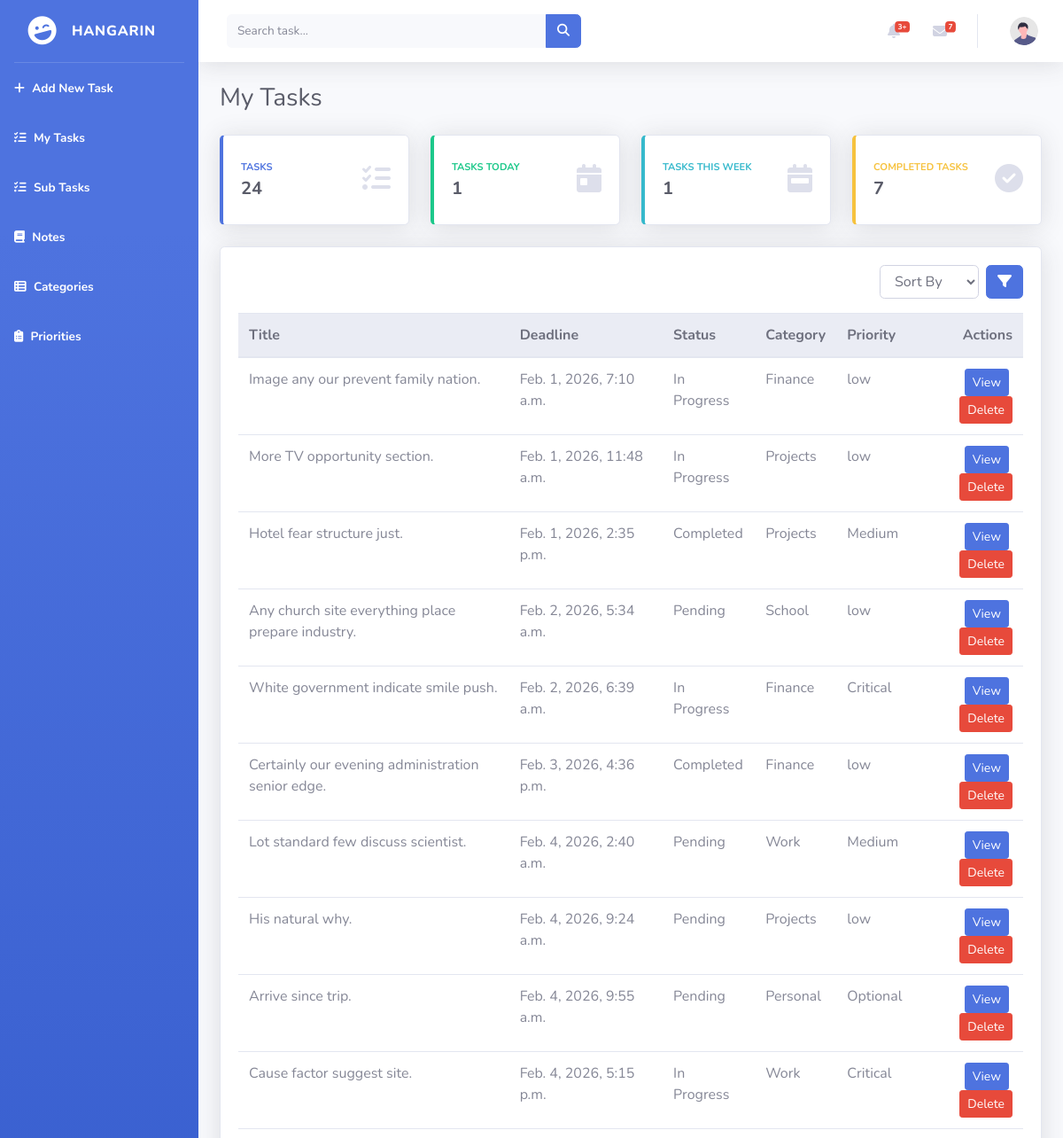
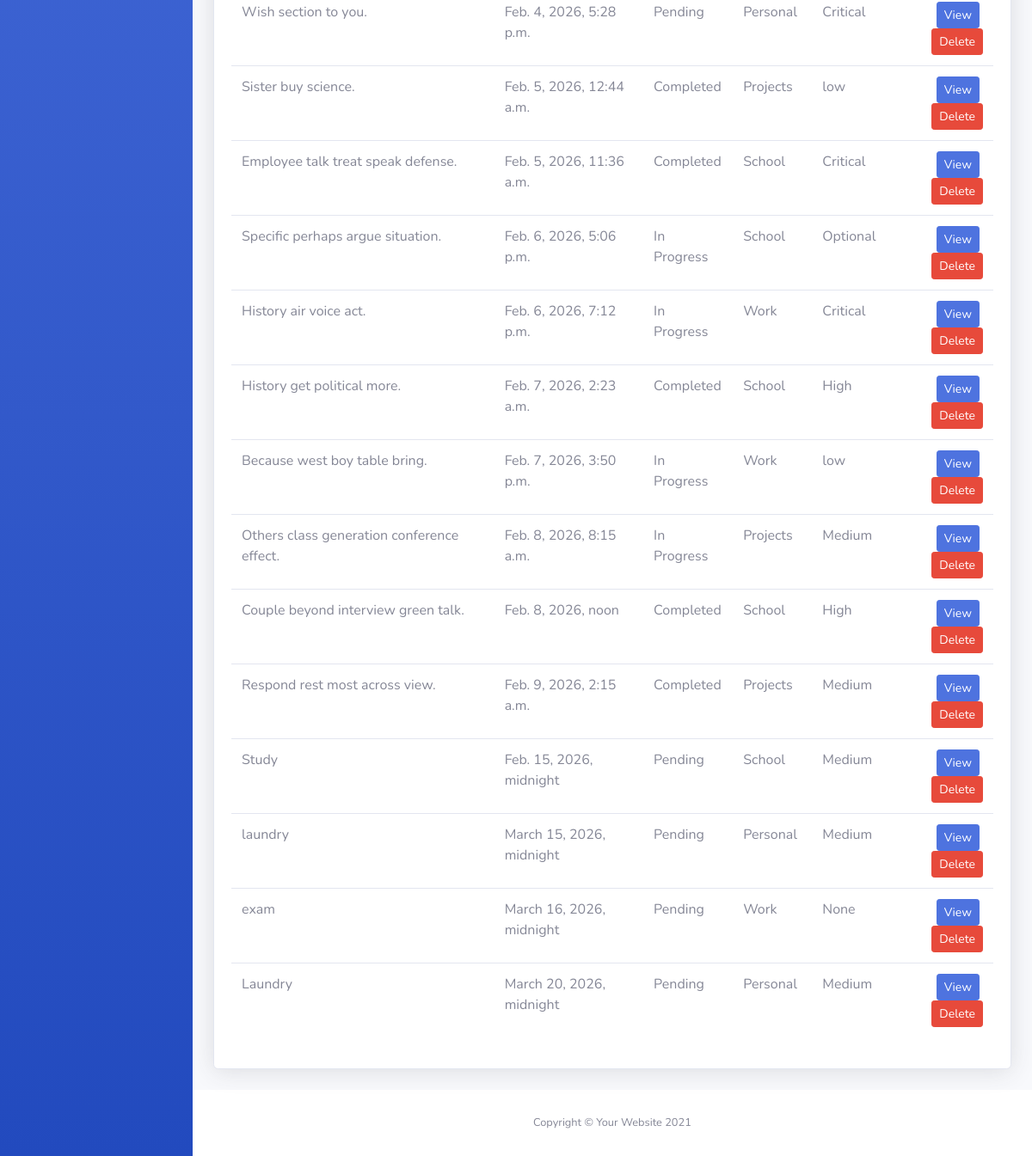
The page / on the database its author committed (2 pictures, top to bottom).
### tasks/models.py (models this page shows, shortened)
class BaseModel(models.Model):
    created_at = models.DateTimeField(auto_now_add=True)
    updated_at = models.DateTimeField(auto_now=True)
    class Meta:
        abstract = True

class Task(BaseModel):
    STATUS_CHOICES = [
        ("Pending", "Pending"),
        ("In Progress", "In Progress"),
        ("Completed", "Completed"),
    ]
    title = models.CharField(max_length=200)
    description = models.TextField()
    deadline = models.DateTimeField()
    status = models.CharField(
        max_length=50,
        choices=STATUS_CHOICES,
        default="Pending"
    )
    category = models.ForeignKey(Category, on_delete=models.CASCADE)
    priority = models.ForeignKey(Priority, on_delete=models.CASCADE, null=True, blank=True)

class Category(models.Model):
    name = models.CharField(max_length=100)
    class Meta:
        verbose_name = "Category"
        verbose_name_plural = "Categories"
    def __str__(self):
        return self.name

class Priority(models.Model):
    name = models.CharField(max_length=100)
    class Meta:
        verbose_name = "Priority"
        verbose_name_plural = "Priorities"
    def __str__(self):
        return self.name

### tasks/views.py (the view)
# urls.py: path('', TaskListView.as_view(), name='task-list'),
class TaskListView(ListView):
    model = Task
    template_name = 'tasks_list.html'
    context_object_name = 'tasks'
    def get_queryset(self):
        qs = super().get_queryset()
        query = self.request.GET.get("q")
        if query:
            qs = qs.filter(
                Q(title__icontains=query) |
                Q(description__icontains=query)
            )
        return qs
    def get_context_data(self, **kwargs):
        context = super().get_context_data(**kwargs)
        context["total_tasks"] = Task.objects.count()
        today = timezone.now().date()
        start_week = today - timedelta(days=today.weekday())
        end_week = start_week + timedelta(days=6)
        count = Task.objects.filter(
            deadline__range=(start_week, end_week)
        ).count()
        tasks_today = Task.objects.filter(
            deadline__date=today
        ).count()
        context["tasks_today"] = tasks_today
        context["tasks_this_week"] = count
        completed_tasks = Task.objects.filter(
            status='Completed'
        ).count()
        context["completed_tasks"] = completed_tasks
        return context
    def get_ordering(self):
        allowed = ['deadline', 'status', 'category__name', 'priority__name']
        sort_by = self.request.GET.get('sort_by')
        if sort_by in allowed:
            return sort_by
        return 'deadline'

### templates/tasks_list.html (shortened to what this page needs)
{% extends 'base.html' %}
{% load static %}
{% block content %}
<div class="container-fluid">
    <div class="d-sm-flex align-items-center justify-content-between mb-4">
        <h1 class="h3 mb-0 text-gray-800">My Tasks</h1>
    </div>
    <div class="row">
        <div class="col-xl-3 col-md-6 mb-4">
            <div class="card border-left-primary shadow h-100 py-2">
                <div class="card-body">
                    <div class="row no-gutters align-items-center">
                        <div class="col mr-2">
                            <div class="text-xs font-weight-bold text-primary text-uppercase mb-1">
                                Tasks
                            </div>
                            <div class="h5 mb-0 font-weight-bold text-gray-800">
                                {{ total_tasks }}
                            </div>
                        </div>
                        <div class="col-auto">
                            <i class="fas fa-tasks fa-2x text-gray-300"></i>
                        </div>
                    </div>
                </div>
            </div>
        </div>
        <div class="col-xl-3 col-md-6 mb-4">
            <div class="card border-left-success shadow h-100 py-2">
                <div class="card-body">
                    <div class="row no-gutters align-items-center">
                        <div class="col mr-2">
                            <div class="text-xs font-weight-bold text-success text-uppercase mb-1">
                                Tasks Today
                            </div>
                            <div class="h5 mb-0 font-weight-bold text-gray-800">
                                {{ tasks_today }}
                            </div>
                        </div>
                        <div class="col-auto">
                            <i class="fas fa-calendar-day fa-2x text-gray-300"></i>
                        </div>
                    </div>
                </div>
            </div>
        </div>
        <div class="col-xl-3 col-md-6 mb-4">
            <div class="card border-left-info shadow h-100 py-2">
                <div class="card-body">
                    <div class="row no-gutters align-items-center">
                        <div class="col mr-2">
                            <div class="text-xs font-weight-bold text-info text-uppercase mb-1">
                                Tasks This Week
                            </div>
                            <div class="h5 mb-0 font-weight-bold text-gray-800">
                                {{ tasks_this_week }}
                            </div>
                        </div>
                        <div class="col-auto">
                            <i class="fas fa-calendar-week fa-2x text-gray-300"></i>
                        </div>
                    </div>
                </div>
            </div>
        </div>
        <div class="col-xl-3 col-md-6 mb-4">
            <div class="card border-left-warning shadow h-100 py-2">
                <div class="card-body">
                    <div class="row no-gutters align-items-center">
                        <div class="col mr-2">
                            <div class="text-xs font-weight-bold text-warning text-uppercase mb-1">
                                Completed Tasks
                            </div>
                            <div class="h5 mb-0 font-weight-bold text-gray-800">
                                {{ completed_tasks }}
                            </div>
                        </div>
                        <div class="col-auto">
                            <i class="fas fa-check-circle fa-2x text-gray-300"></i>
                        </div>
                    </div>
                </div>
            </div>
        </div>
    </div>
    <div class="card shadow mb-4">
        <div class="card-body">
            <div class="d-flex justify-content-end mb-3">
                <form method="GET" action="{% url 'task-list' %}" class="form-inline">
                    <select name="sort_by" class="form-control mr-2">
                        <option value="">Sort By</option>
                    </select>
                    <button class="btn btn-primary" type="submit">
                        <i class="fas fa-filter"></i>
                    </button>
                </form>
            </div>
            <div class="table-responsive">
                <table class="table table-hover" width="100%" cellspacing="0">
                    <thead class="thead-light">
                        <tr>
                            <th>Title</th>
                            <th>Deadline</th>
                            <th>Status</th>
                            <th>Category</th>
                            <th>Priority</th>
                            <th class="text-right">Actions</th>
                        </tr>
                    </thead>
                    <tbody>
                        {% for object in object_list %}
                        <tr>
                            <td>{{ object.title }}</td>
                            <td>{{ object.deadline }}</td>
                            <td>{{ object.status }}</td>
                            <td>{{ object.category }}</td>
                            <td>{{ object.priority }}</td>
                            <td class="text-right">
                                <a href="task_list/{{ object.id }}"
                                   class="btn btn-primary btn-sm mr-1">
                                   View
                                </a>
                                <a href="task_list/{{ object.id }}/delete"
                                   class="btn btn-danger btn-sm">
                                   Delete
                                </a>
                            </td>
                        </tr>
                        {% endfor %}
                    </tbody>
                </table>
            </div>
        </div>
    </div>
</div>
{% endblock %}

### rows shown on the page
Task: title "Image any our prevent family nation.", deadline "Feb. 1, 2026, 7:10 a.m.", status "In Progress", category "Finance", priority "low"
Task: title "More TV opportunity section.", deadline "Feb. 1, 2026, 11:48 a.m.", status "In Progress", category "Projects", priority "low"
Task: title "Hotel fear structure just.", deadline "Feb. 1, 2026, 2:35 p.m.", status "Completed", category "Projects", priority "Medium"
Task: title "Any church site everything place prepare industry.", deadline "Feb. 2, 2026, 5:34 a.m.", status "Pending", category "School", priority "low"
Task: title "White government indicate smile push.", deadline "Feb. 2, 2026, 6:39 a.m.", status "In Progress", category "Finance", priority "Critical"
Task: title "Certainly our evening administration senior edge.", deadline "Feb. 3, 2026, 4:36 p.m.", status "Completed", category "Finance", priority "low"
Task: title "Lot standard few discuss scientist.", deadline "Feb. 4, 2026, 2:40 a.m.", status "Pending", category "Work", priority "Medium"
Task: title "His natural why.", deadline "Feb. 4, 2026, 9:24 a.m.", status "Pending", category "Projects", priority "low"
Task: title "Arrive since trip.", deadline "Feb. 4, 2026, 9:55 a.m.", status "Pending", category "Personal", priority "Optional"
Task: title "Cause factor suggest site.", deadline "Feb. 4, 2026, 5:15 p.m.", status "In Progress", category "Work", priority "Critical"
Task: title "Wish section to you.", deadline "Feb. 4, 2026, 5:28 p.m.", status "Pending", category "Personal", priority "Critical"
Task: title "Sister buy science.", deadline "Feb. 5, 2026, 12:44 a.m.", status "Completed", category "Projects", priority "low"
Task: title "Employee talk treat speak defense.", deadline "Feb. 5, 2026, 11:36 a.m.", status "Completed", category "School", priority "Critical"
Task: title "Specific perhaps argue situation.", deadline "Feb. 6, 2026, 5:06 p.m.", status "In Progress", category "School", priority "Optional"
Task: title "History air voice act.", deadline "Feb. 6, 2026, 7:12 p.m.", status "In Progress", category "Work", priority "Critical"
Task: title "History get political more.", deadline "Feb. 7, 2026, 2:23 a.m.", status "Completed", category "School", priority "High"
Task: title "Because west boy table bring.", deadline "Feb. 7, 2026, 3:50 p.m.", status "In Progress", category "Work", priority "low"
Task: title "Others class generation conference effect.", deadline "Feb. 8, 2026, 8:15 a.m.", status "In Progress", category "Projects", priority "Medium"
Task: title "Couple beyond interview green talk.", deadline "Feb. 8, 2026, noon", status "Completed", category "School", priority "High"
Task: title "Respond rest most across view.", deadline "Feb. 9, 2026, 2:15 a.m.", status "Completed", category "Projects", priority "Medium"
Task: title "Study", deadline "Feb. 15, 2026, midnight", status "Pending", category "School", priority "Medium"
Task: title "laundry", deadline "March 15, 2026, midnight", status "Pending", category "Personal", priority "Medium"
Task: title "exam", deadline "March 16, 2026, midnight", status "Pending", category "Work", priority "None"
Task: title "Laundry", deadline "March 20, 2026, midnight", status "Pending", category "Personal", priority "Medium"

### other values the page prints
{{ total_tasks }} "24"
{{ tasks_today }} "1"
{{ tasks_this_week }} "1"
{{ completed_tasks }} "7"
